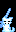

This is a level from a 2D game, rendered from its Tiled map with the project's own tilesets. A one-line summary and the complete map file follow:
An orthogonal 1x2 tile map with 16x16 px tiles, 4 tile layers (Back, Buildings, Front, AlwaysFront) and 1 object (TileData).

<map version="1.4" tiledversion="1.4.2" orientation="orthogonal" renderorder="right-down" width="1" height="2" tilewidth="16" tileheight="16" infinite="0" nextlayerid="6" nextobjectid="5">
 <tileset firstgid="1" name="OrcasStories_Snowbeasts" tilewidth="16" tileheight="16" tilecount="14" columns="7">
  <image source="OrcasStories_Snowbeasts.png" width="112" height="32" />
 </tileset>
 <layer id="1" name="Back" width="1" height="2">
  <data encoding="csv">
0,
0
</data>
 </layer>
 <layer id="2" name="Buildings" width="1" height="2">
  <data encoding="csv">
0,
9
</data>
 </layer>
 <objectgroup id="5" name="Buildings">
  <object id="4" name="TileData" x="0" y="16" width="16.0039" height="16">
   <properties>
    <property name="Action" value="Message OrcasStoriesSnowCritter" />
   </properties>
  </object>
 </objectgroup>
 <layer id="3" name="Front" width="1" height="2">
  <data encoding="csv">
2,
0
</data>
 </layer>
 <layer id="4" name="AlwaysFront" width="1" height="2">
  <data encoding="csv">
0,
0
</data>
 </layer>
</map>